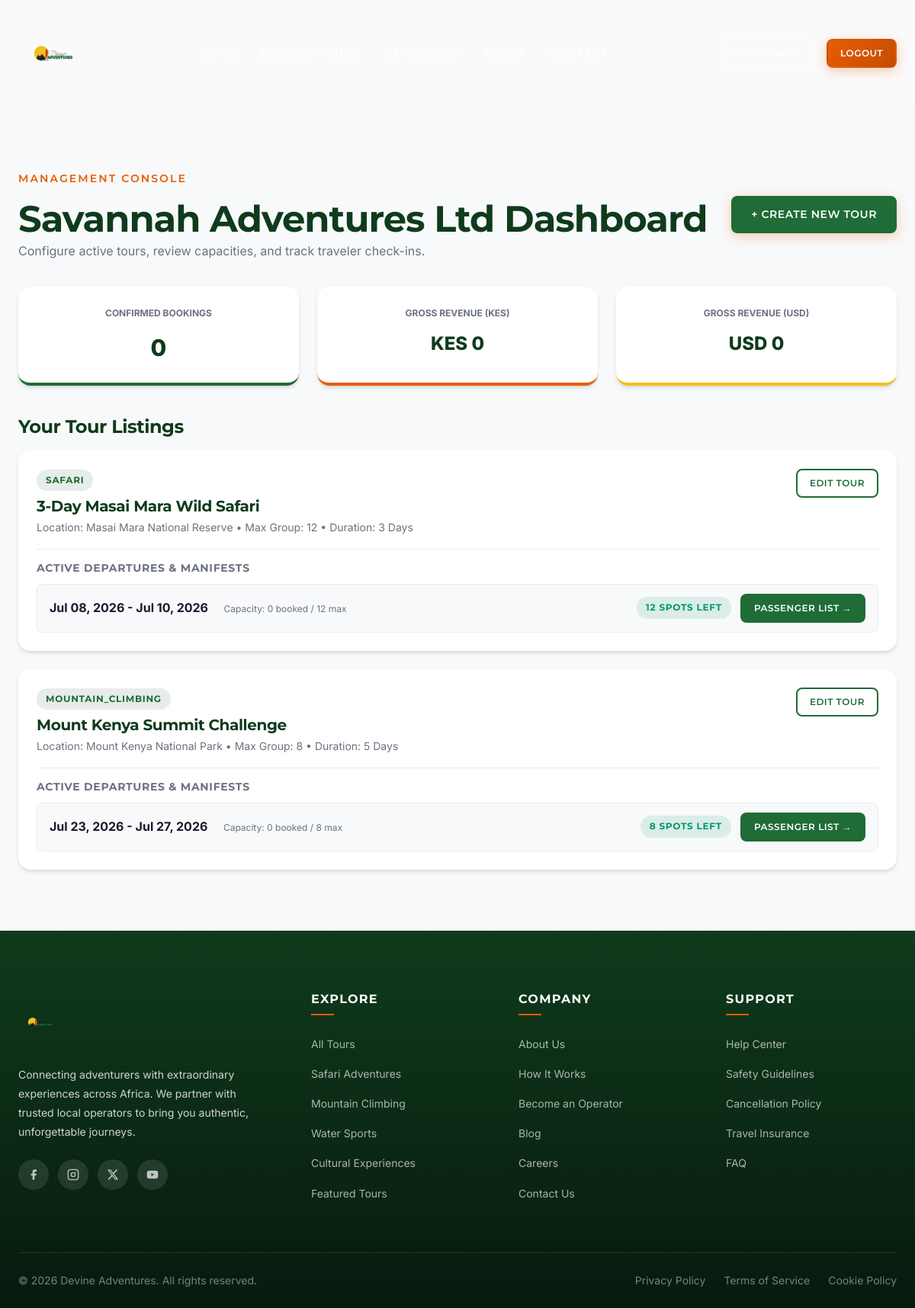
The page /operator/dashboard (signed in) on the database its author committed.
### app/models/user.py (models this page shows, shortened)
class TourOperator(db.Model):
    __tablename__ = 'tour_operators'
    id = db.Column(db.Integer, primary_key=True)
    user_id = db.Column(
        db.Integer, db.ForeignKey('users.id', ondelete='CASCADE'),
        unique=True, nullable=False
    )
    company_name = db.Column(db.String(200), nullable=False)
    description = db.Column(db.Text)
    logo_url = db.Column(db.String(500))
    license_number = db.Column(db.String(100))
    location = db.Column(db.String(200))
    website = db.Column(db.String(300))
    is_verified = db.Column(db.Boolean, default=False, nullable=False)
    rating = db.Column(db.Float, default=0.0)
    total_tours = db.Column(db.Integer, default=0)
    created_at = db.Column(
        db.DateTime, default=lambda: datetime.now(timezone.utc), nullable=False
    )
    user = db.relationship('User', back_populates='operator_profile')
    tours = db.relationship(
        'Tour', back_populates='operator', lazy='dynamic', cascade='all, delete-orphan'
    )

### app/models/tour.py (models this page shows, shortened)
class Tour(db.Model):
    __tablename__ = 'tours'
    id = db.Column(db.Integer, primary_key=True)
    operator_id = db.Column(
        db.Integer, db.ForeignKey('tour_operators.id', ondelete='CASCADE'),
        nullable=False, index=True
    )
    title = db.Column(db.String(200), nullable=False)
    slug = db.Column(db.String(250), unique=True, nullable=False, index=True)
    description = db.Column(db.Text, nullable=False)
    short_description = db.Column(db.String(500))
    duration_days = db.Column(db.Integer, nullable=False)
    difficulty = db.Column(
        db.Enum('easy', 'moderate', 'hard', 'extreme', name='difficulty_level'),
        nullable=False
    )
    max_group_size = db.Column(db.Integer, nullable=False)
    price_kes = db.Column(db.Numeric(10, 2), nullable=False)
    price_usd = db.Column(db.Numeric(10, 2), nullable=False)
    location = db.Column(db.String(200), nullable=False)
    meeting_point = db.Column(db.String(300))
    category = db.Column(
        db.Enum(
            'hiking', 'safari', 'mountain_climbing', 'water_sports',
            'cultural', 'camping', 'cycling', 'wildlife', 'photography',
            name='tour_category'
        ),
        nullable=False
    )
    included_items = db.Column(db.Text)  # Newline-separated list
    excluded_items = db.Column(db.Text)  # Newline-separated list
    cover_image_url = db.Column(db.String(500))
    is_featured = db.Column(db.Boolean, default=False)
    is_active = db.Column(db.Boolean, default=True, nullable=False)
    deposit_percent = db.Column(db.Integer, default=100, nullable=False)
    created_at = db.Column(
        db.DateTime, default=lambda: datetime.now(timezone.utc), nullable=False
    )
    updated_at = db.Column(
        db.DateTime,
        default=lambda: datetime.now(timezone.utc),
        onupdate=lambda: datetime.now(timezone.utc)
    )
    operator = db.relationship('TourOperator', back_populates='tours')
    dates = db.relationship(
        'TourDate', back_populates='tour', lazy='dynamic',
        cascade='all, delete-orphan', order_by='TourDate.start_date'
    )
    images = db.relationship(
        'TourImage', back_populates='tour', lazy='dynamic',
        cascade='all, delete-orphan', order_by='TourImage.sort_order'
    )
    itinerary_days = db.relationship(
        'Itinerary', back_populates='tour', lazy='dynamic',
        cascade='all, delete-orphan', order_by='Itinerary.day_number'
    )
    bookings = db.relationship(
        'Booking', back_populates='tour', lazy='dynamic', cascade='all, delete-orphan'
    )
    reviews = db.relationship(
        'Review', back_populates='tour', lazy='dynamic', cascade='all, delete-orphan'
    )

class TourDate(db.Model):
    __tablename__ = 'tour_dates'
    id = db.Column(db.Integer, primary_key=True)
    tour_id = db.Column(
        db.Integer, db.ForeignKey('tours.id', ondelete='CASCADE'),
        nullable=False, index=True
    )
    start_date = db.Column(db.Date, nullable=False)
    end_date = db.Column(db.Date, nullable=False)
    max_capacity = db.Column(db.Integer, default=20, nullable=False)
    current_bookings = db.Column(db.Integer, default=0, nullable=False)
    price_override_kes = db.Column(db.Numeric(10, 2))  # Seasonal pricing
    price_override_usd = db.Column(db.Numeric(10, 2))
    is_active = db.Column(db.Boolean, default=True, nullable=False)
    tour = db.relationship('Tour', back_populates='dates')
    bookings = db.relationship(
        'Booking', back_populates='tour_date', lazy='dynamic'
    )
    waitlist_entries = db.relationship(
        'Waitlist', back_populates='tour_date', lazy='dynamic',
        cascade='all, delete-orphan'
    )
    @property
    def spots_available(self):
        return max(0, self.max_capacity - self.current_bookings)
    @property
    def is_sold_out(self):
        return self.spots_available <= 0

### app/routes/operator.py (the view)
@operator_bp.route('/operator/dashboard')
@login_required
def dashboard():
    profile = get_operator_profile_or_403()
    tours = profile.tours.all()
    revenue_kes = 0
    revenue_usd = 0
    total_confirmed_bookings = 0
    for tour in tours:
        for booking in tour.bookings.filter_by(status='confirmed').all():
            revenue_kes += booking.total_price_kes
            revenue_usd += booking.total_price_usd
            total_confirmed_bookings += 1
    return render_template(
        'operator/dashboard.html',
        profile=profile,
        tours=tours,
        revenue_kes=revenue_kes,
        revenue_usd=revenue_usd,
        total_bookings=total_confirmed_bookings
    )

### app/templates/operator/dashboard.html (shortened to what this page needs)
{% extends 'base.html' %}
{% block content %}
<section class="section" style="margin-top: var(--navbar-height); min-height: 80vh; background-color: var(--color-gray-50);">
  <div class="container">
    <div style="display: flex; justify-content: space-between; align-items: center; margin-bottom: var(--space-8); flex-wrap: wrap; gap: var(--space-4);">
      <div>
        <span class="section-subtitle">Management Console</span>
        <h2>{{ profile.company_name }} Dashboard</h2>
        <p style="color: var(--color-text-muted);">Configure active tours, review capacities, and track traveler check-ins.</p>
      </div>
      <div>
        <a href="#" class="btn btn--primary" style="background: var(--color-forest);">
          + Create New Tour
        </a>
      </div>
    </div>
    <div style="display: grid; grid-template-columns: repeat(3, 1fr); gap: var(--space-6); margin-bottom: var(--space-10);" class="grid--3">
      <div class="card" style="padding: var(--space-5); text-align: center; border-bottom: 4px solid var(--color-forest);">
        <span style="font-size: var(--text-xs); color: var(--color-text-muted); text-transform: uppercase; font-weight: bold;">Confirmed Bookings</span>
        <div style="font-size: var(--text-3xl); font-weight: 800; color: var(--color-forest-dark); margin-top: var(--space-2);">
          {{ total_bookings }}
        </div>
      </div>
      <div class="card" style="padding: var(--space-5); text-align: center; border-bottom: 4px solid var(--color-burnt-orange);">
        <span style="font-size: var(--text-xs); color: var(--color-text-muted); text-transform: uppercase; font-weight: bold;">Gross Revenue (KES)</span>
        <div style="font-size: var(--text-2xl); font-weight: 800; color: var(--color-forest-dark); margin-top: var(--space-2);">
          KES {{ revenue_kes|round|int|format }}
        </div>
      </div>
      <div class="card" style="padding: var(--space-5); text-align: center; border-bottom: 4px solid var(--color-gold);">
        <span style="font-size: var(--text-xs); color: var(--color-text-muted); text-transform: uppercase; font-weight: bold;">Gross Revenue (USD)</span>
        <div style="font-size: var(--text-2xl); font-weight: 800; color: var(--color-forest-dark); margin-top: var(--space-2);">
          USD {{ revenue_usd|round|int|format }}
        </div>
      </div>
    </div>
    <h3 style="font-size: var(--text-2xl); margin-bottom: var(--space-4); color: var(--color-forest-dark);">Your Tour Listings</h3>
    <div style="display: grid; gap: var(--space-6);">
      {% for t in tours %}
        <div class="card" style="padding: var(--space-6);">
          <div style="display: flex; justify-content: space-between; align-items: flex-start; border-bottom: 1px solid var(--color-gray-200); padding-bottom: var(--space-4); margin-bottom: var(--space-4); flex-wrap: wrap; gap: var(--space-2);">
            <div>
              <span class="badge badge--category" style="margin-bottom: var(--space-2);">{{ t.category|capitalize }}</span>
              <h4 style="margin: 0; color: var(--color-forest-dark); font-size: var(--text-xl);">{{ t.title }}</h4>
              <p style="margin: 4px 0 0; font-size: var(--text-sm); color: var(--color-text-muted);">
                Location: {{ t.location }} &bull; Max Group: {{ t.max_group_size }} &bull; Duration: {{ t.duration_days }} Days
              </p>
            </div>
            <div style="display: flex; gap: var(--space-2);">
              <a href="#" class="btn btn--outline-dark btn--sm">Edit Tour</a>
            </div>
          </div>
          <h5 style="color: var(--color-text-muted); font-size: var(--text-sm); font-family: var(--font-heading); text-transform: uppercase; letter-spacing: 0.05em; margin-bottom: var(--space-3);">
            Active Departures & Manifests
          </h5>
          <div style="display: grid; gap: var(--space-3);">
            {% for d in t.dates.all() %}
              <div style="display: flex; justify-content: space-between; align-items: center; background-color: var(--color-gray-50); border: 1px solid var(--color-gray-200); border-radius: var(--radius-md); padding: var(--space-3) var(--space-4); flex-wrap: wrap; gap: var(--space-2);">
                <div>
                  <strong>{{ d.start_date.strftime('%b %d, %Y') }} - {{ d.end_date.strftime('%b %d, %Y') }}</strong>
                  <span style="font-size: var(--text-xs); color: var(--color-text-muted); margin-left: var(--space-4);">
                    Capacity: {{ d.current_bookings }} booked / {{ d.max_capacity }} max
                  </span>
                </div>
                <div style="display: flex; gap: var(--space-3); align-items: center;">
                  {% if d.is_sold_out %}
                    <span class="badge badge--extreme">Sold Out</span>
                  {% else %}
                    <span class="badge badge--easy">{{ d.spots_available }} spots left</span>
                  {% endif %}
                  <a href="{{ url_for('operator.manifest', date_id=d.id) }}" class="btn btn--secondary btn--sm">
                    Passenger List &rarr;
                  </a>
                </div>
              </div>
            {% else %}
              <p style="font-size: var(--text-sm); color: var(--color-text-muted); font-style: italic;">No departure dates scheduled for this tour.</p>
            {% endfor %}
          </div>
        </div>
      {% endfor %}
    </div>
  </div>
</section>
{% endblock %}

### rows shown on the page
TourOperator: company_name "Savannah Adventures Ltd"
Tour: category "SAFARI", title "3-Day Masai Mara Wild Safari", location "Masai Mara National Reserve", max_group_size "12", duration_days "3"
TourDate: start_date "Jul 08, 2026", end_date "Jul 10, 2026", current_bookings "0", max_capacity "12", spots_available "12"
Tour: category "MOUNTAIN_CLIMBING", title "Mount Kenya Summit Challenge", location "Mount Kenya National Park", max_group_size "8", duration_days "5"
TourDate: start_date "Jul 23, 2026", end_date "Jul 27, 2026", current_bookings "0", max_capacity "8", spots_available "8"

### other values the page prints
{{ total_bookings }} "0"
{{ revenue_kes|round|int|format }} "0"
{{ revenue_usd|round|int|format }} "0"
{{ site_name }} "Devine Adventures"
